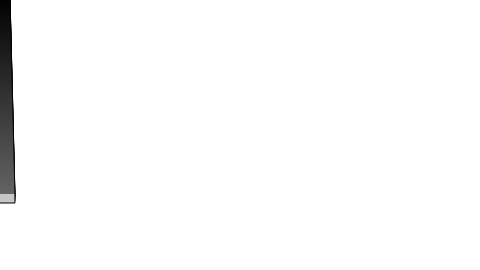
Frame 1 (no input)
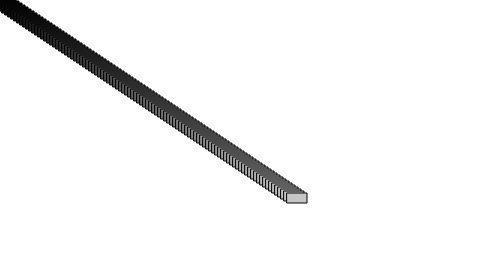
Frame 60 (no input)
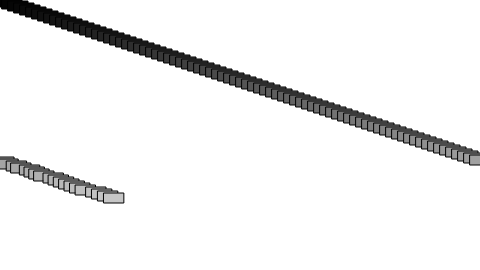
Frame 120 (the mouse pressed at the canvas centre since frame 60)

The p5.js sketch that drew these frames (run headless with seeded random() and noise() and a simulated clock; from frame 60 on, the mouse is pressed at the canvas centre):

// p5.js sketch
// ── sketch.js
var cars = [];

function setup() {
 createCanvas(480, 270);
 for (var i = 0; i < 100; i++) { // Initialize each Car using a for loop.
   cars[i] = new Car(color(i*2),0,i*2,i/20.0);
 }
}

function draw() {
 background(255);
 for (var i = 0; i < cars.length; i++) { // Run each Car using a for loop.
   cars[i].move();
   cars[i].display();
 }
}

class Car{
  constructor(tempC, tempXpos, tempYpos, tempXspeed){
    this.c=tempC;
    this.xpos=tempXpos;
    this.ypos=tempYpos;
    this.xspeed=tempXspeed;
    
  }
  display(){
    stroke(0);
    fill(this.c);
    rectMode(CENTER);
    rect(this.xpos,this.ypos,20,10);
  }
  move(){
    this.xpos=this.xpos+this.xspeed;
    if(this.xpos>width){
      this.xpos=0;
    }
  }
}
